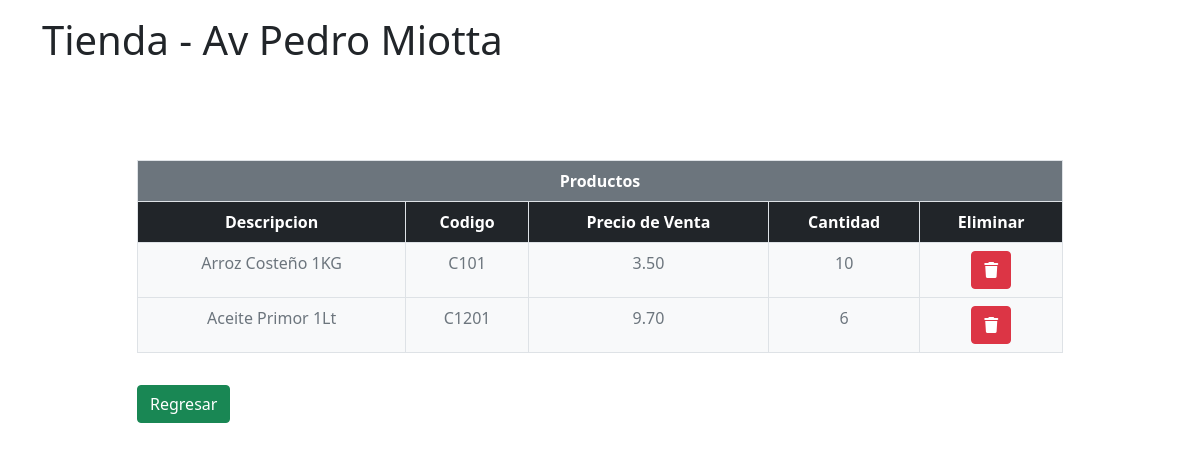
The app's page /gestionTienda/verProducto/9 with its own data.
### gestionTienda/models.py (models this page shows)
class Tienda(models.Model):
    direccionTienda = models.CharField(max_length=32, blank = True, null = True)
    provinciaTienda = models.CharField(max_length=32, blank = True, null = True)
    regionTienda = models.CharField(max_length=32, blank = True, null = True)
    fechaTienda = models.CharField(max_length=32, blank = True, null = True)
    telefonoTienda = models.CharField(max_length=32, blank = True, null = True)

class Producto(models.Model):
    descripcionProducto = models.CharField(max_length=32, blank = True, null = True)
    codigoProducto = models.CharField(max_length=32, blank = True, null = True)
    precioProducto = models.CharField(max_length=32, blank = True, null = True)
    cantidadProducto = models.CharField(max_length=32, blank = True, null = True)
    tiendaProducto = models.ForeignKey(Tienda,on_delete=models.SET_NULL,blank=True,null=True)

### gestionTienda/views.py (the view)
# urls.py: path('verProducto/<str:idTienda>', views.verProducto, name ='verProducto')
def verProducto(request, idTienda):
    tiendaSeleccionado = Tienda.objects.get(id=idTienda)
    productosTienda = tiendaSeleccionado.producto_set.all().order_by('id')
    return render(request,'ProductoTienda.html', {
        'productosTienda':productosTienda,
        'tiendaSeleccionado':tiendaSeleccionado
    })

### gestionTienda/templates/ProductoTienda.html (shortened to what this page needs)
<!DOCTYPE html>
<html>
<head>
    <link href="https://cdn.jsdelivr.net/npm/bootstrap@5.0.2/dist/css/bootstrap.min.css" rel="stylesheet"
>
    <link rel="stylesheet" href="https://cdnjs.cloudflare.com/ajax/libs/font-awesome/6.3.0/css/all.min.css"
 />
</head>
<body>
    <div>
        <div class="container">
            <div class="row">
                <div class="col-10">
                    <div class="row">
                        <div class="mt-3  col-15">
                            <h1>Tienda - {{ tiendaSeleccionado.direccionTienda }}</h>
                        </div>
                    </div>
                </div>
            </div>
        </div>
    </div>
    <br>
    <br>
    <br>
    <div class="mt-3 container">
        <div class="row justify-content-center">
            <div class="col-10">
                <table class="table table-bordered bg-dark text-white">
                    <thead class="text-center bg-secondary">
                        <th colspan="5">Productos</th>
                    </thead>
                    <thead class="text-center bg-dark bg-success">
                        <th>Descripcion</th>
                        <th>Codigo</th>
                        <th>Precio de Venta</th>
                        <th>Cantidad</th>
                        <th>Eliminar</th>
                    </thead>
                    <tbody class="text-center bg-light text-secondary">
                        {% for producto in productosTienda %}
                        <tr>
                            <td>{{ producto.descripcionProducto }}</td>
                            <td>{{ producto.codigoProducto }}</td>
                            <td>{{ producto.precioProducto }}</td>
                            <td>{{ producto.cantidadProducto }}</td>
                            <td class="text-center"><a class="btn btn-danger"
                                    href="{% url 'gestionTienda:eliminarProductoTienda' producto.id %}"><i
                                        class="fa-solid fa-trash"></i></a></td>
                        </tr>
                        {% endfor %}
                    </tbody>
                </table>
                <a class="mt-3 btn btn-success" href="{% url 'gestionTienda:tienda' %}">Regresar</a>
                <br>
                <br>
                <br>
            </div>
        </div>
    </div>
</body>
</html>

### records on screen
Tienda: direccionTienda "Av Pedro Miotta"
Producto: descripcionProducto "Arroz Costeño 1KG", codigoProducto "C101", precioProducto "3.50", cantidadProducto "10"
Producto: descripcionProducto "Aceite Primor 1Lt", codigoProducto "C1201", precioProducto "9.70", cantidadProducto "6"
